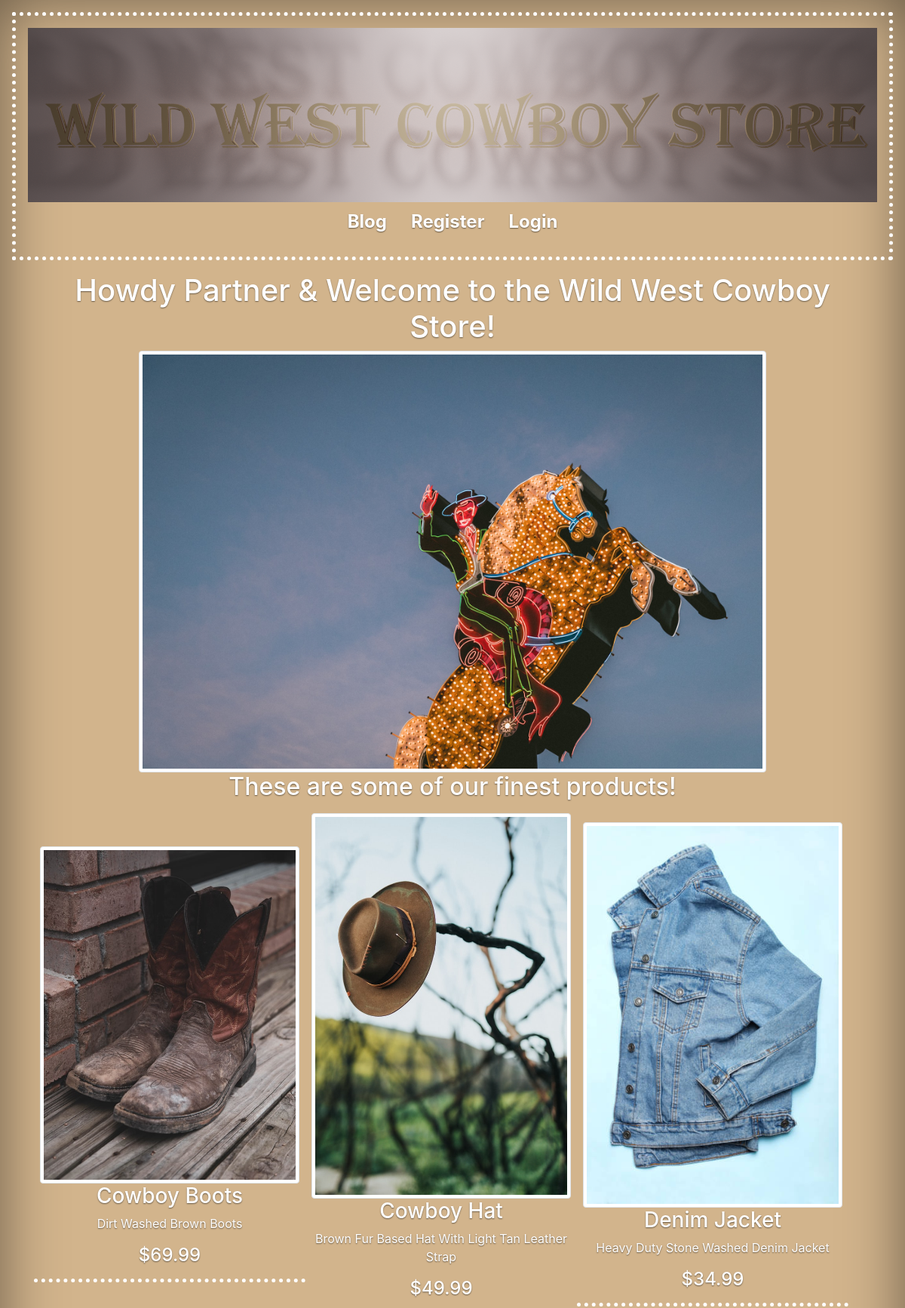
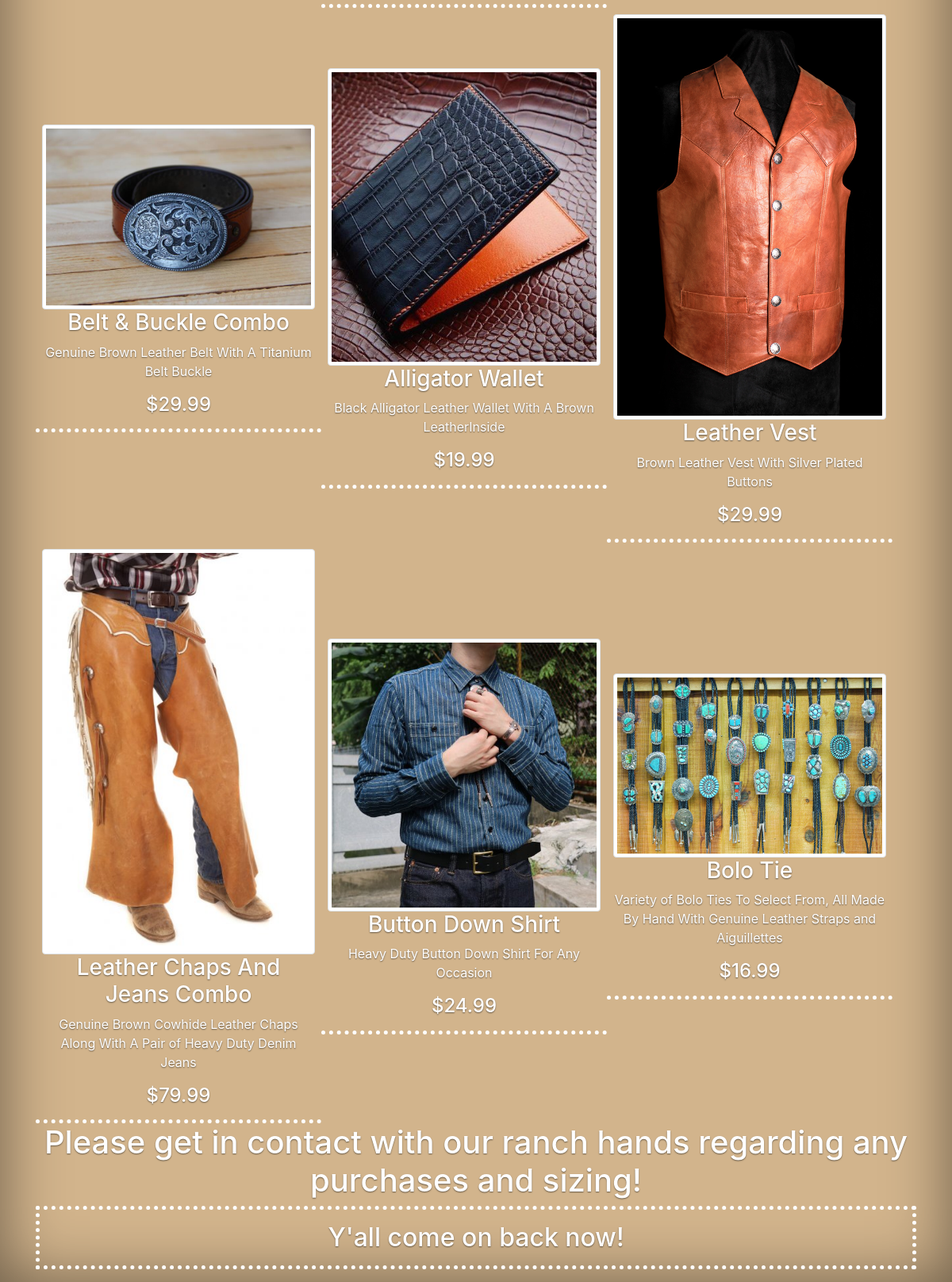
The page / on the database its author committed (2 pictures, top to bottom).
### store_front/models.py (models this page shows, shortened)
class Product(models.Model):
    name = models.CharField(verbose_name="name", max_length=50)
    stock = models.IntegerField(verbose_name="stock", default=0)
    description = models.CharField(verbose_name="description", max_length=100)
    price = models.FloatField(verbose_name="price", default=0.0)
    image = models.ImageField(upload_to = upload_location, null = False, blank = False)#This cant be used unless Pillow library is used
    class Meta:
        verbose_name = "Product"
        verbose_name_plural = "Products"

### store_front/views.py (the view)
# urls.py: path('', store_home_view, name = "home"),
def store_home_view(request):
    context = {}
    products = Product.objects.all()
    context['products'] = products
    return render(request, 'store_front/store_home.html', context)

### store_front/templates/store_front/store_home.html (shortened to what this page needs)
{% extends 'base.html' %}
{% load static %}
{% block content %}
<div class = "container">
    <div class = "d-flex flex-column m-auto store-body">
        {% if request.user.is_authenticated %}
            <h1 class = "text-center">Howdy {{request.user.username}} & Welcome to the Wild West Cowboy Store!</h1>
        {% else %}
            <h1 class = "text-center">Howdy Partner & Welcome to the Wild West Cowboy Store!</h1>
        {% endif %}
        <div class = "text-center">
            <img class = "welcome_photo img-thumbnail rounded" src = "{% static 'store_home_photo.jpg' %}">
        </div>
        {% if products %}
            <h2 class = "text-center">These are some of our finest products!</h2>
            <div class = "row col-md-12">
                {% for product in products %}
                <div class = "d-flex flex-column col-4 align-items-center product m-auto p-2">
                    {% include 'store_front/snippets/body_snippet.html' with value=product %}
                </div>
                {%  endfor %}
            </div>
            <h1 class = "text-center">Please get in contact with our ranch hands regarding any purchases and sizing!</h1>
        {% else %}
            <h2>Looks like we better start stockin' the shelves!</h2>
        {% endif %}
    </div>
</div>
{% endblock content %}

### store_front/templates/store_front/snippets/body_snippet.html
<img src = "{{value.image.url}}" class = "img-thumbnail rounded">
<h3 class = "text-center">{{value.name}}</h3>
<p class = "text-center">{{value.description}}</p>
<h4 class = "text-center">${{value.price}}</h4>

### templates/snippets/header.html (style rules this page uses)
body { color: #fff; text-shadow: 0 .05rem .1rem rgba(0, 0, 0, .5); box-shadow: inset 0 0 5rem rgba(0, 0, 0, .5); }

### templates/snippets/base_css.html (style rules this page uses)
body { background-color: tan; }

### store_front/templates/store_front/store_home.html (style rules this page uses)
.product { border-bottom: 5px dotted white; }
.store-body { width: 100%; }
.welcome_photo { height: auto; width: 75%; }

### rows shown on the page
Product: image (picture), name "Cowboy Boots", description "Dirt Washed Brown Boots", price "69.99"
Product: image (picture), name "Cowboy Hat", description "Brown Fur Based Hat With Light Tan Leather Strap", price "49.99"
Product: image (picture), name "Denim Jacket", description "Heavy Duty Stone Washed Denim Jacket", price "34.99"
Product: image (picture), name "Belt & Buckle Combo", description "Genuine Brown Leather Belt With A Titanium Belt Buckle", price "29.99"
Product: image (picture), name "Alligator Wallet", description "Black Alligator Leather Wallet With A Brown LeatherInside", price "19.99"
Product: image (picture), name "Leather Vest", description "Brown Leather Vest With Silver Plated Buttons", price "29.99"
Product: image (picture), name "Leather Chaps And Jeans Combo", description "Genuine Brown Cowhide Leather Chaps Along With A Pair of Heavy Duty Denim Jeans", price "79.99"
Product: image (picture), name "Button Down Shirt", description "Heavy Duty Button Down Shirt For Any Occasion", price "24.99"
Product: image (picture), name "Bolo Tie", description "Variety of Bolo Ties To Select From, All Made By Hand With Genuine Leather Straps and Aiguillettes", price "16.99"
